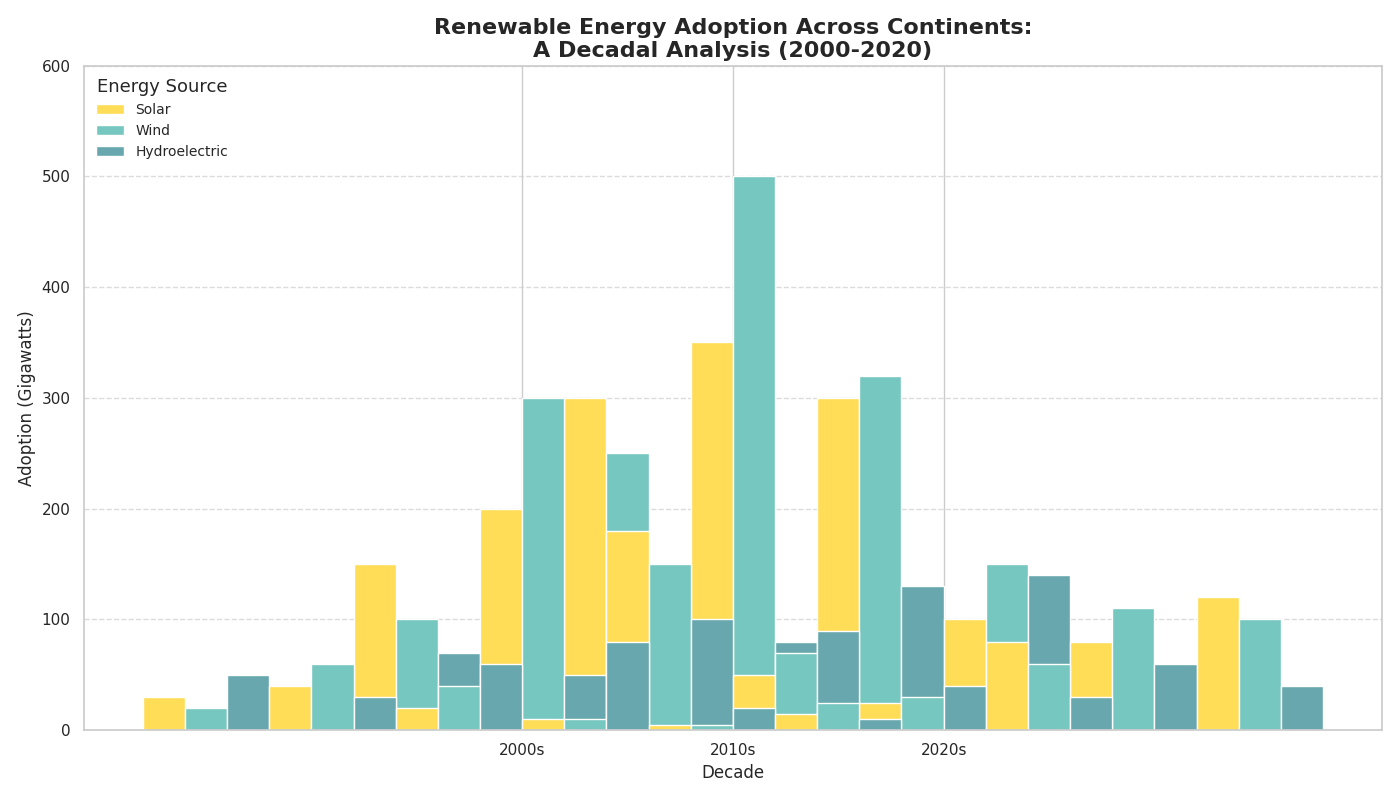

The script that drew this image:
import matplotlib.pyplot as plt
import numpy as np

# Define continents and decades
continents = ['Asia', 'Europe', 'North America', 'South America', 'Africa', 'Oceania']
decades = ['2000s', '2010s', '2020s']

# Renewable energy adoption data in gigawatts for each continent over the decades
asia = [[30, 20, 50], [150, 100, 70], [300, 250, 120]]
europe = [[40, 60, 30], [200, 300, 50], [350, 500, 80]]
north_america = [[20, 40, 60], [180, 150, 100], [300, 320, 130]]
south_america = [[10, 10, 80], [50, 70, 90], [100, 150, 140]]
africa = [[5, 5, 20], [25, 30, 40], [80, 110, 60]]
oceania = [[15, 25, 10], [80, 60, 30], [120, 100, 40]]

data = [asia, europe, north_america, south_america, africa, oceania]

colors = ['#ffdd57', '#76c7c0', '#68a7ad']
sources = ['Solar', 'Wind', 'Hydroelectric']

# Set up the figure and axes
fig, ax = plt.subplots(figsize=(14, 8))

bar_width = 0.2
n_sources = len(sources)
n_continents = len(continents)
x_positions = np.arange(len(decades))

# Plot each continent's data as grouped bars
for i, continent_data in enumerate(data):
    solar, wind, hydro = np.array(continent_data).T
    for j, (energy_data, color) in enumerate(zip([solar, wind, hydro], colors)):
        ax.bar(x_positions + i * n_sources * bar_width + j * bar_width, energy_data, color=color,
               label=sources[j] if i == 0 else "", width=bar_width)

# Configure the plot
ax.set_title('Renewable Energy Adoption Across Continents:\nA Decadal Analysis (2000-2020)', 
             fontsize=16, fontweight='bold')
ax.set_xlabel('Decade', fontsize=12)
ax.set_ylabel('Adoption (Gigawatts)', fontsize=12)
ax.set_ylim(0, 600)
ax.set_xticks(x_positions + (n_continents * n_sources - 1) * bar_width / 2)
ax.set_xticklabels(decades)

ax.grid(axis='y', linestyle='--', alpha=0.7)
ax.legend(loc='upper left', fontsize=10, frameon=False, title='Energy Source', title_fontsize='13')

plt.tight_layout()
plt.show()
